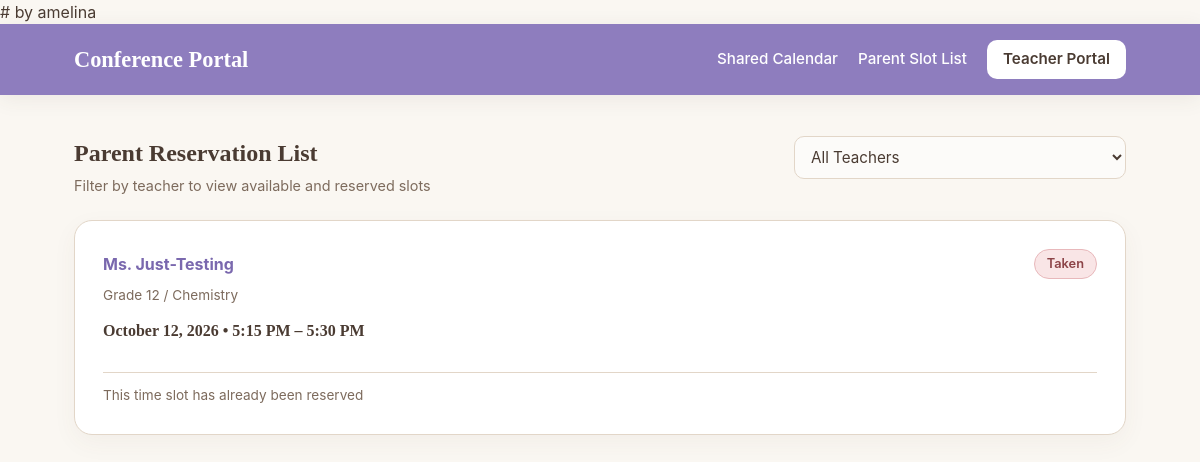
Page /reserve on the earlier database version.
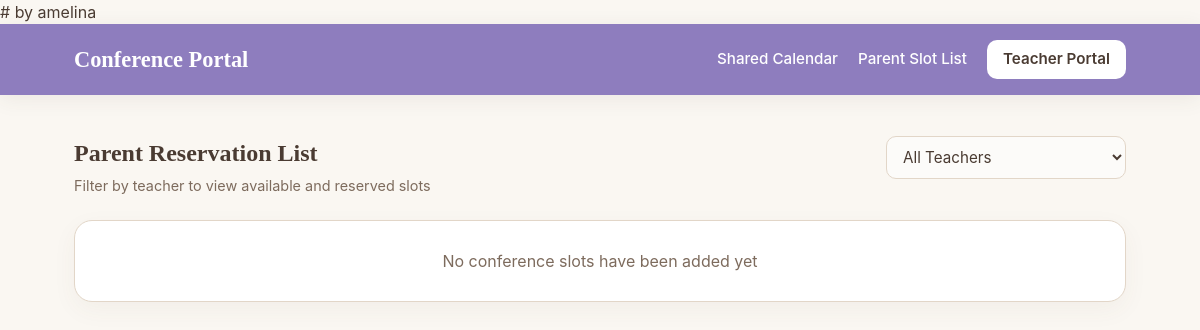
Same page on the later database version.
### app.py (models this page shows)
class TimeSlot(db.Model):
    id = db.Column(db.Integer, primary_key=True)
    teacher_id = db.Column(db.Integer, db.ForeignKey('teacher.id'), nullable=False)
    date = db.Column(db.String(10), nullable=False)
    start_time = db.Column(db.String(5), nullable=False)
    end_time = db.Column(db.String(5), nullable=False)
    is_booked = db.Column(db.Boolean, default=False)
    parent_name = db.Column(db.String(100), nullable=True)
    student_name = db.Column(db.String(100), nullable=True)

class Teacher(db.Model):
    id = db.Column(db.Integer, primary_key=True)
    name = db.Column(db.String(100), nullable=False)
    subject = db.Column(db.String(100), nullable=False)
    email = db.Column(db.String(120), unique=True, nullable=False)
    password_hash = db.Column(db.String(256), nullable=False)
    slots = db.relationship('TimeSlot', backref='teacher', lazy=True)

### app.py (the view, shortened to what this page needs)
@app.route('/reserve', methods=['GET', 'POST'])
def reserve():
    teacher_filter = request.args.get('teacher_id', type=int)
    teachers = Teacher.query.all()
    query = TimeSlot.query
    if teacher_filter:
        query = query.filter_by(teacher_id=teacher_filter)
    slots = query.order_by(TimeSlot.date, TimeSlot.start_time).all()
    return render_template('reserve.html', slots=slots, teachers=teachers, selected_teacher=teacher_filter)

### app.py (called while the page is built)
@app.template_filter('format_date')
def format_date(date_str):
    if not date_str:
        return ""
    try:
        dt = datetime.strptime(str(date_str).strip(), '%Y-%m-%d')
        return f"{dt.strftime('%B')} {dt.day}, {dt.year}"
    except Exception:
        return date_str

@app.template_filter('format_time')
def format_time(time_str):
    if not time_str:
        return ""
    try:
        dt = datetime.strptime(str(time_str).strip()[:5], '%H:%M')
        hour = dt.hour % 12 or 12
        ampm = "AM" if dt.hour < 12 else "PM"
        return f"{hour}:{dt.minute:02d} {ampm}"
    except Exception:
        return time_str

### templates/reserve.html (shortened to what this page needs)
<!DOCTYPE html>
<html lang="en">
<head>
    <link rel="stylesheet" href="{{ url_for('static', filename='style.css') }}?v=5">
</head>
<body>
    <nav class="navbar">
        <div class="container">
            <a class="brand" href="{{ url_for('index') }}">Conference Portal</a>
            <div class="nav-links">
                <a href="{{ url_for('shared_calendar') }}">Shared Calendar</a>
                <a href="{{ url_for('reserve') }}">Parent Slot List</a>
                {% if session.get('teacher_id') %}
                    <a href="{{ url_for('teacher_dashboard') }}">My Dashboard ({{ session['teacher_name'] }})</a>
                    <a class="nav-btn" href="{{ url_for('teacher_logout') }}">Logout</a>
                {% else %}
                    <a class="nav-btn" href="{{ url_for('teacher_auth') }}">Teacher Portal</a>
                {% endif %}
            </div>
        </div>
    </nav>
    <div class="container" style="padding-bottom: 60px;">
        <div style="display: flex; justify-content: space-between; align-items: center; flex-wrap: wrap; gap: 16px; margin-bottom: 24px;">
            <div>
                <h2 style="margin-bottom: 4px;">Parent Reservation List</h2>
                <p style="color: #7D6B5D; font-size: 0.9rem; margin: 0;">Filter by teacher to view available and reserved slots</p>
            </div>
            <form method="GET" style="min-width: 240px;">
                <select name="teacher_id" onchange="this.form.submit()" style="margin-bottom: 0;">
                    <option value="">All Teachers</option>
                </select>
            </form>
        </div>
        <div class="grid-3">
            {% for slot in slots %}
            <div class="card">
                <div>
                    <div style="display: flex; justify-content: space-between; align-items: center; margin-bottom: 6px;">
                        <strong style="color: #7A68AE;">{{ slot.teacher.name }}</strong>
                        <span class="{{ 'badge-booked' if slot.is_booked else 'badge-open' }}">
                            {{ 'Taken' if slot.is_booked else 'Available' }}
                        </span>
                    </div>
                    <p style="color: #7D6B5D; font-size: 0.85rem; margin-top: 0;">{{ slot.teacher.subject }}</p>
<h4 style="margin-bottom: 16px;">{{ slot.date | format_date }} &bull; {{ slot.start_time | format_time }} – {{ slot.end_time | format_time }}</h4>                </div>
                {% if not slot.is_booked %}
                <form method="POST">
                    <input type="hidden" name="slot_id" value="{{ slot.id }}">
                    <input type="text" name="parent_name" placeholder="Parent Full Name" required>
                    <input type="text" name="student_name" placeholder="Student Name" required>
                    <button type="submit" class="btn btn-lightbrown">Confirm Reservation</button>
                </form>
                {% else %}
                <p style="color: #7D6B5D; font-size: 0.85rem; border-top: 1px solid #E2D6C8; padding-top: 12px; margin-bottom: 0;">
                    This time slot has already been reserved
                </p>
                {% endif %}
            </div>
            {% else %}
            <div class="card" style="grid-column: 1 / -1; text-align: center;">
                <p style="color: #7D6B5D; margin: 0;">No conference slots have been added yet</p>
            </div>
            {% endfor %}
        </div>
    </div>
</body>
</html>

### static/style.css (style rules this page uses)
:root { --bg-cream: #FAF7F2; --bg-card: #FFFFFF; --beige-soft: #EFE8DF; --beige-border: #E2D6C8; --brown-dark: #4A3B32; --brown-muted: #7D6B5D; --brown-light: #A6896F; --brown-light-hover: #8F735A; --lavender-main: #8E7DBE; --lavender-hover: #7A68AE; --lavender-soft: #F1EDFA; }
* { box-sizing: border-box; }
body { margin: 0; background-color: var(--bg-cream); color: var(--brown-dark); font-family: 'Plus Jakarta Sans', -apple-system, BlinkMacSystemFont, sans-serif; line-height: 1.5; }
a { text-decoration: none !important; }
h1, h2, h3, h4, h5, .brand { font-family: 'Playfair Display', Georgia, serif; color: var(--brown-dark); font-weight: 700; margin-top: 0; }
.container { max-width: 1100px; margin: 0 auto; padding: 0 24px; }
.navbar { background-color: var(--lavender-main); padding: 16px 0; margin-bottom: 40px; box-shadow: 0 4px 20px rgba(74, 59, 50, 0.08); }
.navbar .container { display: flex; justify-content: space-between; align-items: center; flex-wrap: wrap; gap: 16px; }
.brand { color: #FFFFFF !important; font-size: 1.4rem; }
.nav-links { display: flex; align-items: center; gap: 20px; flex-wrap: wrap; }
.nav-links a { color: #FFFFFF !important; font-weight: 500; font-size: 0.95rem; }
.nav-links .nav-btn { background-color: #FFFFFF; color: var(--brown-dark) !important; padding: 8px 16px; border-radius: 10px; font-weight: 600; }
.grid-3 { display: grid; grid-template-columns: repeat(auto-fit, minmax(300px, 1fr)); gap: 24px; }
.card { background-color: var(--bg-card); border: 1px solid var(--beige-border); border-radius: 18px; padding: 28px; box-shadow: 0 8px 24px rgba(92, 77, 66, 0.05); display: flex; flex-direction: column; justify-content: space-between; }
input, select { width: 100%; padding: 10px 12px; margin-bottom: 14px; background-color: #FCFBF9; border: 1px solid var(--beige-border); border-radius: 10px; color: var(--brown-dark); font-family: inherit; font-size: 0.95rem; }

Differences in the rows shown:
removed TimeSlot: teacher.name "Ms. Just-Testing", is_booked "Taken", teacher.subject "Grade 12 / Chemistry", date "October 12, 2026", start_time "5:15 PM", end_time "5:30 PM", shows "This time slot has already been reserved"
Other differences:
text now shown: "No conference slots have been added yet"
